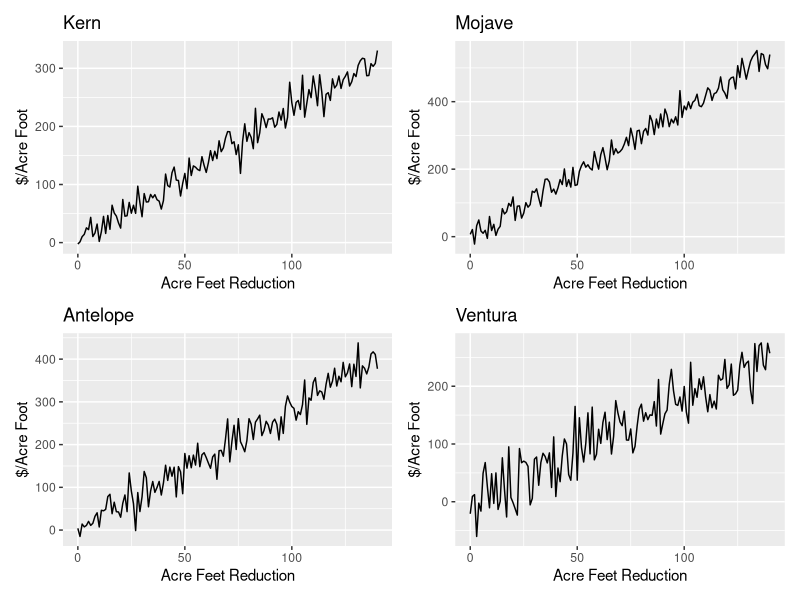
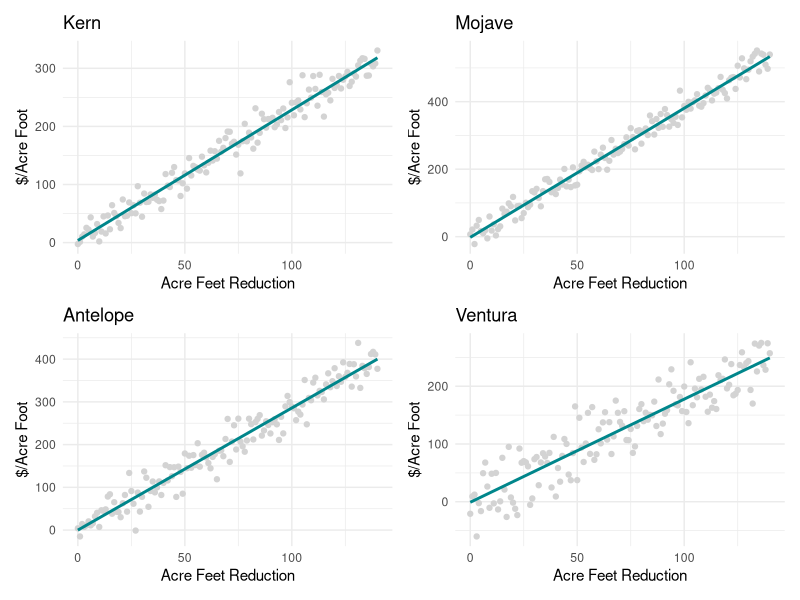
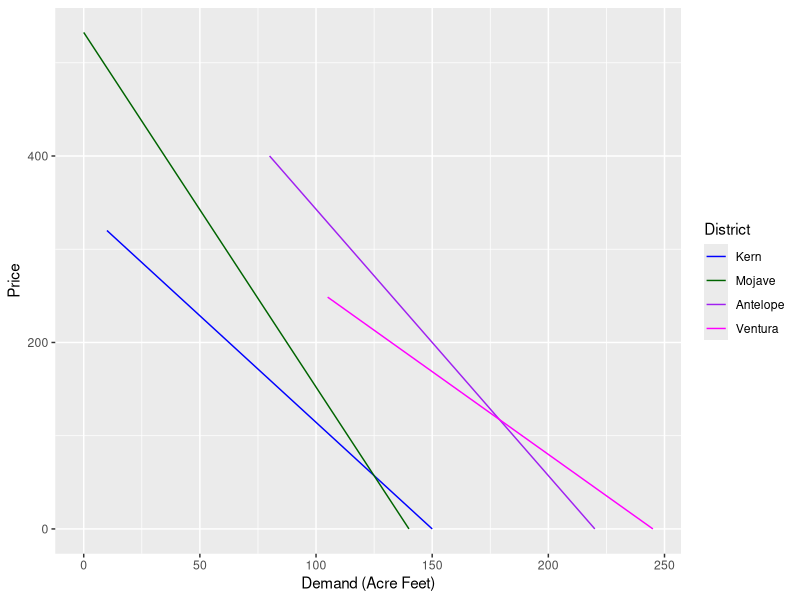

Generate these figures, in order, with R:
## ---- chunk 1
knitr::opts_chunk$set(echo = TRUE)

library(tidyverse)
library(here)
library(patchwork)

wd <- read_csv(here("data", "Water_Districts.csv"))

kern <- wd %>% 
  select(Reduction, MC_Kern)

mojave <- wd %>% 
  select(Reduction, MC_Mojave)

antelope <- wd %>% 
  select(Reduction, MC_Antelope)

ventura <- wd %>% 
  select(Reduction, MC_Ventura)

#Kern graph
kp <- ggplot(kern, aes(x = Reduction, y = MC_Kern)) +
  geom_line() +
  labs(x = "Acre Feet Reduction",
       y = "$/Acre Foot",
       title = "Kern")

#Mojave graph
mp <- ggplot(mojave, aes(x = Reduction, y = MC_Mojave)) +
  geom_line()+
  labs(x = "Acre Feet Reduction",
       y = "$/Acre Foot",
       title = "Mojave")

#Antelope graph
ap <- ggplot(antelope, aes(x = Reduction, y = MC_Antelope)) +
  geom_line()+
  labs(x = "Acre Feet Reduction",
       y = "$/Acre Foot",
       title = "Antelope")

#Ventura graph
vp <- ggplot(ventura, aes(x = Reduction, y = MC_Ventura)) +
  geom_line()+
  labs(x = "Acre Feet Reduction",
       y = "$/Acre Foot",
       title = "Ventura")

#combine
(kp + mp)/(ap + vp)


#linear models
kern_model <- lm(data = kern, MC_Kern ~ 0 + Reduction)
kern_coeff <- kern_model$coefficient[1]

mojave_model <- lm(data = mojave, MC_Mojave ~ 0 + Reduction)
mojave_coeff <- mojave_model$coefficient[1]

antelope_model <- lm(data = antelope, MC_Antelope ~ 0 + Reduction)
antelope_coeff <- antelope_model$coefficient[1]

ventura_model <- lm(data = ventura, MC_Ventura ~ 0 + Reduction)
ventura_coeff <- ventura_model$coefficient[1]

#lm graphs
klm <- ggplot(kern, aes(x = Reduction, y = MC_Kern)) +
  geom_point(color = "lightgrey") +
  geom_smooth(method='lm', se=FALSE, color = "turquoise4") + 
  theme_minimal() + 
  labs(x = "Acre Feet Reduction",
       y = "$/Acre Foot",
       title = "Kern")

mlm <- ggplot(mojave, aes(x = Reduction, y = MC_Mojave)) +
  geom_point(color = "lightgrey") +
  geom_smooth(method='lm', se=FALSE, color = "turquoise4") + 
  theme_minimal() + 
  labs(x = "Acre Feet Reduction",
       y = "$/Acre Foot",
       title = "Mojave")

alm <- ggplot(antelope, aes(x = Reduction, y = MC_Antelope)) +
  geom_point(color = "lightgrey") +
  geom_smooth(method='lm', se=FALSE, color = "turquoise4") + 
  theme_minimal() + 
  labs(x = "Acre Feet Reduction",
       y = "$/Acre Foot",
       title = "Antelope")

vlm <- ggplot(ventura, aes(x = Reduction, y = MC_Ventura)) +
  geom_point(color = "lightgrey") +
  geom_smooth(method='lm', se=FALSE, color = "turquoise4") + 
  theme_minimal() + 
  labs(x = "Acre Feet Reduction",
       y = "$/Acre Foot",
       title = "Ventura")

#combine
(klm + mlm)/(alm + vlm)
## ---- chunk 2
#predicted marginal cost based on linear model
k_pred <- kern_coeff * seq(0, 140, length.out = 141)
m_pred <- mojave_coeff * seq(0, 140, length.out = 141)
a_pred <- antelope_coeff * seq(0, 140, length.out = 141)
v_pred <- ventura_coeff * seq(0, 140, length.out = 141)

#making data frames for plotting
kdem <- kern %>% 
  mutate(kpmc = k_pred,
         kd = 150 - Reduction)

mdem <- mojave %>% 
  mutate(mpmc = m_pred,
         md = 140 - Reduction)

adem <- antelope %>% 
  mutate(apmc = a_pred,
         ad = 220 - Reduction)

vdem <- ventura %>% 
  mutate(vpmc = v_pred,
         vd = 245 - Reduction)
#plot
ggplot() +
  geom_line(kdem, mapping = aes(x = kd, y = kpmc, color = "a")) +
  geom_line(mdem, mapping = aes(x = md, y = mpmc, color = "b")) +
  geom_line(adem, mapping = aes(x = ad, y = apmc, color = "c")) +
  geom_line(vdem, mapping = aes(x = vd, y = vpmc, color = "d")) +
  scale_color_manual(values = c("blue", "darkgreen", "purple", "magenta"),
                     labels = expression("Kern", "Mojave", "Antelope", "Ventura")) + 
  labs(x = "Demand (Acre Feet)",
       y = "Price",
       color = "District")
